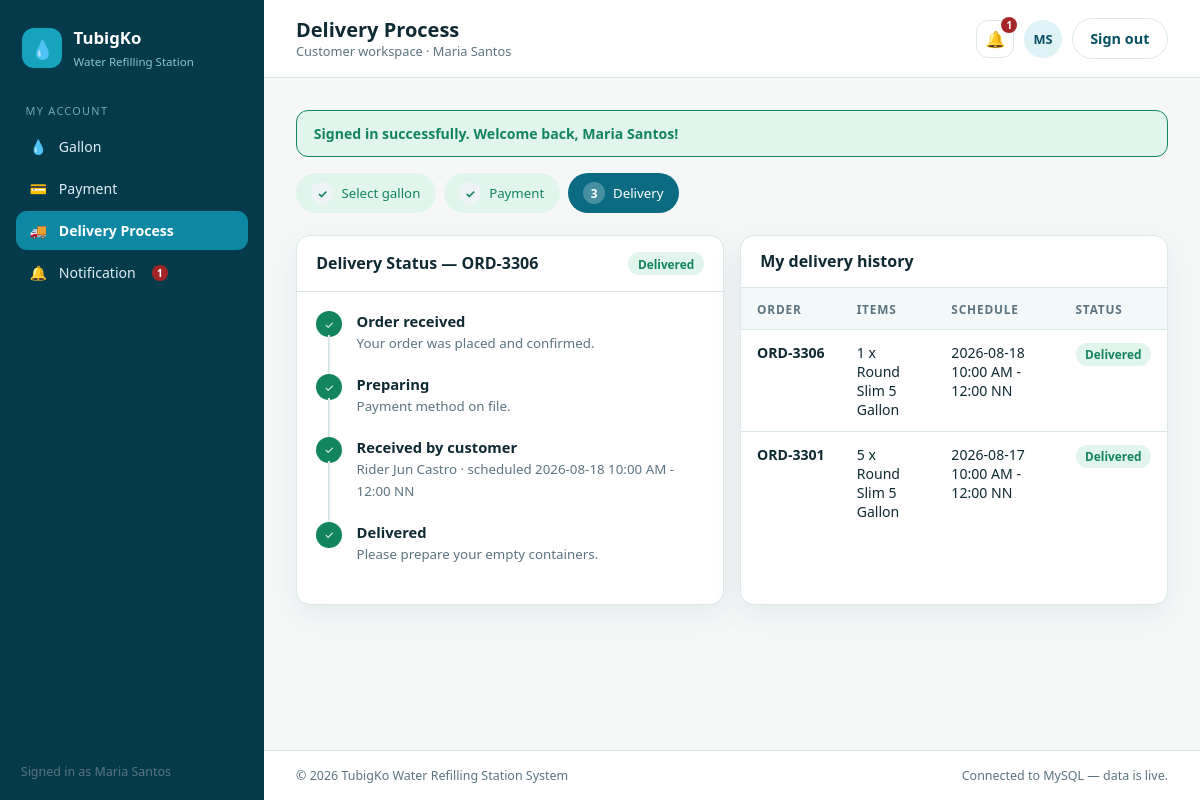
The app's page /customer/delivery.php (signed in) with its own data.
### tables this page shows
CREATE TABLE IF NOT EXISTS users (
  id            INT AUTO_INCREMENT PRIMARY KEY,
  full_name     VARCHAR(100)    NOT NULL,
  username      VARCHAR(50)     NOT NULL UNIQUE,
  email         VARCHAR(100)    NOT NULL UNIQUE,
  password      VARCHAR(255)    NOT NULL,
  phone         VARCHAR(30)     DEFAULT NULL,
  address       TEXT            DEFAULT NULL,
  barangay      VARCHAR(100)    DEFAULT NULL,
  landmark      VARCHAR(150)    DEFAULT NULL,
  role          ENUM('admin','customer') NOT NULL DEFAULT 'customer',
  status        ENUM('active','inactive') NOT NULL DEFAULT 'active',
  created_at    TIMESTAMP       NOT NULL DEFAULT CURRENT_TIMESTAMP
);

CREATE TABLE IF NOT EXISTS deliveries (
  id                INT AUTO_INCREMENT PRIMARY KEY,
  order_code        VARCHAR(20)     NOT NULL UNIQUE,
  customer_id       INT             NOT NULL,
  delivery_address  TEXT            NOT NULL,
  delivery_date     DATE            NOT NULL,
  delivery_time     VARCHAR(40)     NOT NULL,
  rider             VARCHAR(100)    DEFAULT NULL,
  notes             TEXT            DEFAULT NULL,
  total_amount      DECIMAL(10,2)   NOT NULL DEFAULT 0,
  status            ENUM('pending','confirmed','out_for_delivery','delivered','cancelled') NOT NULL DEFAULT 'pending',
  created_at        TIMESTAMP       NOT NULL DEFAULT CURRENT_TIMESTAMP,
  updated_at        TIMESTAMP       NOT NULL DEFAULT CURRENT_TIMESTAMP ON UPDATE CURRENT_TIMESTAMP,
  CONSTRAINT fk_deliveries_customer FOREIGN KEY (customer_id) REFERENCES users(id) ON DELETE CASCADE,
  INDEX idx_deliveries_customer (customer_id),
  INDEX idx_deliveries_status (status)
);

### includes/auth.php (called while the page is built, shortened)
<?php
require_once __DIR__ . '/db.php';
function current_user(): ?array
{
    static $cached = null;
    static $loaded = false;
    if ($loaded) {
        return $cached;
    }
    $loaded = true;
    $cached = db_one('SELECT id, full_name, username, email, phone, address, barangay, landmark, role, status FROM users WHERE id = ?', [$_SESSION['user_id']]);
    return $cached;
}
function require_login(?string $role = null): void
{
    $user = current_user();
}
function flash_all(): array
{
    $flash = $_SESSION['flash'] ?? [];
    return $flash;
}

### includes/db.php (called while the page is built, shortened)
<?php
function db(): PDO
{
    static $pdo = null;
    if ($pdo instanceof PDO) {
        return $pdo;
    }
    $dsn = 'mysql:host=' . DB_HOST . ';port=' . DB_PORT . ';dbname=' . DB_NAME . ';charset=utf8mb4';
    try {
        $pdo = new PDO($dsn, DB_USER, DB_PASS, [
            PDO::ATTR_ERRMODE            => PDO::ERRMODE_EXCEPTION,
            PDO::ATTR_DEFAULT_FETCH_MODE => PDO::FETCH_ASSOC,
            PDO::ATTR_EMULATE_PREPARES   => false,
        ]);
    } catch (PDOException $e) {
        error_log('TubigKo DB connection failed: ' . $e->getMessage());
        http_response_code(500);
        die('The system is temporarily unavailable. Please try again in a moment.');
    }
    return $pdo;
}
function db_query(string $sql, array $params = []): array
{
    try {
        $stmt = db()->prepare($sql);
        $stmt->execute($params);
        return $stmt->fetchAll();
    } catch (PDOException $e) {
        error_log('TubigKo query failed: ' . $e->getMessage() . ' | SQL: ' . $sql);
        return [];
    }
}
function db_one(string $sql, array $params = []): ?array
{
    $rows = db_query($sql, $params);
    return $rows[0] ?? null;
}
function e(?string $value): string
{
    return htmlspecialchars((string)$value, ENT_QUOTES, 'UTF-8');
}

### includes/data.php (called while the page is built, shortened)
<?php
require_once __DIR__ . '/db.php';
function badge_class($status)
{
    $s = strtolower($status);
    if (in_array($s, ["paid", "delivered", "active", "enabled", "received by customer"])) return "badge badge--ok";
    return "badge";
}
function delivery_stage_label(string $status): string
{
    return match ($status) {
        'pending'          => 'Preparing',
        'confirmed'        => 'Confirmed',
        'out_for_delivery' => 'Out for delivery',
        'delivered'        => 'Received by customer',
        'cancelled'        => 'Cancelled',
        default            => ucfirst($status),
    };
}
function delivery_group_label(string $status): string
{
    return match ($status) {
        'delivered' => 'Delivered',
        'cancelled' => 'Cancelled',
        default     => 'Ongoing',
    };
}
function load_deliveries(?int $customerId = null): array
{
    $sql = "SELECT d.*, u.full_name AS customer_name
            FROM deliveries d
            JOIN users u ON u.id = d.customer_id";
    $params = [];
    if ($customerId !== null) {
        $sql .= " WHERE d.customer_id = ?";
        $params[] = $customerId;
    }
    $sql .= " ORDER BY d.created_at DESC";
    $rows = db_query($sql, $params);
    $out = [];
    foreach ($rows as $d) {
        $items = db_query('SELECT gallon_name, quantity FROM delivery_items WHERE delivery_id = ?', [$d['id']]);
        $itemsLabel = implode(', ', array_map(fn($i) => $i['quantity'] . ' x ' . $i['gallon_name'], $items));
        $out[] = [
            'db_id'      => (int)$d['id'],
            'id'         => $d['order_code'],
            'customer'   => $d['customer_name'],
            'customer_id'=> (int)$d['customer_id'],
            'address'    => $d['delivery_address'],
            'items'      => $itemsLabel !== '' ? $itemsLabel : '—',
            'rider'      => $d['rider'] ?: 'Not yet assigned',
            'scheduled'  => date('Y-m-d', strtotime($d['delivery_date'])) . ' ' . $d['delivery_time'],
            'notes'      => $d['notes'],
            'total'      => (float)$d['total_amount'],
            'raw_status' => $d['status'],
            'status'     => delivery_group_label($d['status']),
            'stage'      => delivery_stage_label($d['status']),
        ];
    }
    return $out;
}

### customer/delivery.php (the view, shortened to what this page needs)
<?php
$BASE = '..'; $ROLE = 'customer'; $PAGE_TITLE = 'Delivery Process';
require_once __DIR__ . '/../includes/auth.php';
require_login('customer');
require_once __DIR__ . '/../includes/data.php';
$me = current_user();
include __DIR__ . '/../includes/header.php';
$mine = load_deliveries((int)$me['id']);
$active = $mine[0] ?? null;
?>
<div class="stepper">
  <div class="step is-done"><b>&#10003;</b> Select gallon</div>
  <div class="step is-done"><b>&#10003;</b> Payment</div>
  <div class="step is-active"><b>3</b> Delivery</div>
</div>
<div class="grid grid--2">
  <section class="card">
    <?php if (!$active): ?>
      <div class="card__head"><h3>Delivery Status</h3></div>
      <div class="card__body"><p class="empty">You have no delivery requests yet. <a href="gallons.php" style="color:var(--aqua-700);font-weight:600">Order gallons</a> to get started.</p></div>
    <?php else: ?>
      <div class="card__head"><h3>Delivery Status &mdash; <?= e($active['id']) ?></h3><span class="spacer <?= badge_class($active['status']) ?>"><?= e($active['status']) ?></span></div>
      <div class="card__body">
        <ul class="timeline">
          <li class="done"><span class="dot">&#10003;</span><div><h5>Order received</h5><small>Your order was placed<?= $active['raw_status'] !== 'pending' ? ' and confirmed.' : '.' ?></small></div></li>
          <li class="<?= in_array($active['raw_status'], ['confirmed','out_for_delivery','delivered']) ? 'done' : ($active['raw_status'] === 'cancelled' ? '' : 'current') ?>"><span class="dot"><?= in_array($active['raw_status'], ['confirmed','out_for_delivery','delivered']) ? '&#10003;' : '&#9679;' ?></span><div><h5>Preparing</h5><small>Payment method on file.</small></div></li>
          <li class="<?= $active['raw_status'] === 'out_for_delivery' ? 'current' : (in_array($active['raw_status'], ['delivered']) ? 'done' : '') ?>"><span class="dot"><?= $active['raw_status'] === 'delivered' ? '&#10003;' : ($active['raw_status'] === 'out_for_delivery' ? '&#9679;' : '3') ?></span><div><h5><?= e($active['stage']) ?></h5><small>Rider <?= e($active['rider']) ?> &middot; scheduled <?= e($active['scheduled']) ?></small></div></li>
          <li class="<?= $active['raw_status'] === 'delivered' ? 'done' : '' ?>"><span class="dot"><?= $active['raw_status'] === 'delivered' ? '&#10003;' : '4' ?></span><div><h5>Delivered</h5><small>Please prepare your empty containers.</small></div></li>
        </ul>
      </div>
    <?php endif; ?>
  </section>
  <section class="card">
    <div class="card__head"><h3>My delivery history</h3></div>
    <div class="table-wrap">
      <table>
        <thead><tr><th>Order</th><th>Items</th><th>Schedule</th><th>Status</th></tr></thead>
        <tbody>
        <?php foreach ($mine as $d): ?>
          <tr><td><strong><?= e($d['id']) ?></strong></td><td><?= e($d['items']) ?></td><td><?= e($d['scheduled']) ?></td>
          <td><span class="<?= badge_class($d['status']) ?>"><?= e($d['status']) ?></span></td></tr>
        <?php endforeach; ?>
        </tbody>
      </table>
    </div>
  </section>
</div>
<?php include __DIR__ . '/../includes/footer.php'; ?>

### includes/header.php (shortened to what this page needs)
<?php
require_once __DIR__ . '/auth.php';
require_once __DIR__ . '/data.php';
$BASE = $BASE ?? '.';
$PAGE_TITLE = $PAGE_TITLE ?? 'Dashboard';
$ROLE = $ROLE ?? 'admin';
$__me = current_user();
$__initials = 'U';
if ($__me && trim($__me['full_name']) !== '') {
    $__parts = preg_split('/\s+/', trim($__me['full_name']));
    $__initials = strtoupper(substr($__parts[0], 0, 1) . substr(end($__parts), 0, 1));
}
$__unread = $__me ? (int)(db_one(
    'SELECT COUNT(*) AS c FROM notifications WHERE (user_id = ? OR user_id IS NULL) AND is_read = 0',
    [$__me['id']]
)['c'] ?? 0) : 0;
?>
<!DOCTYPE html>
<html lang="en">
<head>
<link rel="stylesheet" href="<?= $BASE ?>/assets/css/style.css">
</head>
<body class="app">
<div class="layout">
<?php include __DIR__ . '/sidebar.php'; ?>
  <main class="main">
    <header class="topbar">
      <div>
        <h1 class="topbar__title"><?= htmlspecialchars($PAGE_TITLE) ?></h1>
        <p class="topbar__sub"><?= $ROLE === 'admin' ? 'Administrator workspace' : 'Customer workspace' ?><?= $__me ? ' &middot; ' . e($__me['full_name']) : '' ?></p>
      </div>
      <div class="topbar__right">
        <a class="icon-btn" href="<?= $BASE ?>/<?= $ROLE ?>/notifications.php" aria-label="Notifications" style="position:relative">
          &#128276;<?php if ($__unread > 0): ?><span class="notif-count"><?= $__unread > 9 ? '9+' : $__unread ?></span><?php endif; ?>
        </a>
        <div class="avatar" aria-hidden="true"><?= e($__initials) ?></div>
        <a class="btn btn--ghost" href="<?= $BASE ?>/logout.php">Sign out</a>
      </div>
    </header>
    <div class="content">
      <?php foreach (flash_all() as $type => $msg): ?>
        <div class="flash flash--<?= e($type) ?>"><?= e($msg) ?></div>
      <?php endforeach; ?>

### includes/sidebar.php
<?php
$current = basename($_SERVER['PHP_SELF']);
$adminNav = [
  ['dashboard.php','Dashboard','&#9632;'],
  ['customers.php','Manage Customer Account','&#128100;'],
  ['gallons.php','Manage Gallons','&#128167;'],
  ['payments.php','Manage Payment','&#128179;'],
  ['deliveries.php','Manage Delivery Process','&#128666;'],
  ['notifications.php','Manage Notification','&#128276;'],
];
$customerNav = [
  ['gallons.php','Gallon','&#128167;'],
  ['payment.php','Payment','&#128179;'],
  ['delivery.php','Delivery Process','&#128666;'],
  ['notifications.php','Notification','&#128276;'],
];
$nav = $ROLE === 'admin' ? $adminNav : $customerNav;
?>
<aside class="side" id="sidebar">
  <a class="brand" href="<?= $BASE ?>/index.php">
    <span class="brand__mark">&#128167;</span>
    <span>
      <strong>TubigKo</strong>
      <small>Water Refilling Station</small>
    </span>
  </a>
  <nav class="nav">
    <p class="nav__label"><?= $ROLE === 'admin' ? 'Administration' : 'My Account' ?></p>
    <?php foreach ($nav as $item): ?>
      <a class="nav__link<?= $current === $item[0] ? ' is-active' : '' ?>" href="<?= $BASE ?>/<?= $ROLE ?>/<?= $item[0] ?>">
        <span class="nav__icon"><?= $item[2] ?></span><?= $item[1] ?><?php if ($item[0] === 'notifications.php' && !empty($__unread)): ?><span class="notif-count" style="position:static;margin-left:.4rem"><?= $__unread > 9 ? '9+' : $__unread ?></span><?php endif; ?>
      </a>
    <?php endforeach; ?>
  </nav>
  <div class="side__foot">
    <span class="muted" style="font-size:.78rem;padding:0 .3rem">Signed in as <?= isset($__me) && $__me ? e($__me['full_name']) : '' ?></span>
  </div>
</aside>

### records on screen
users: full_name "Maria Santos", full_name "MS"
deliveries: order_code "ORD-3306", rider "Jun Castro", items "1 x Round Slim 5 Gallon", scheduled "2026-08-18 10:00 AM - 12:00 NN", status "Delivered"
deliveries: order_code "ORD-3301", items "5 x Round Slim 5 Gallon", scheduled "2026-08-17 10:00 AM - 12:00 NN", status "Delivered"

### other values on screen
$item[2] "💧"
$item[1] "Gallon"
$item[2] "💳"
$item[1] "Payment"
$item[2] "🚚"
$item[1] "Delivery Process"
$item[2] "🔔"
$item[1] "Notification"
$__unread "1"
$PAGE_TITLE "Delivery Process"
$msg "Signed in successfully. Welcome back, Maria Santos!"
$active['status'] "Delivered"
$active['stage'] "Received by customer"
$active['scheduled'] "2026-08-18 10:00 AM - 12:00 NN"
